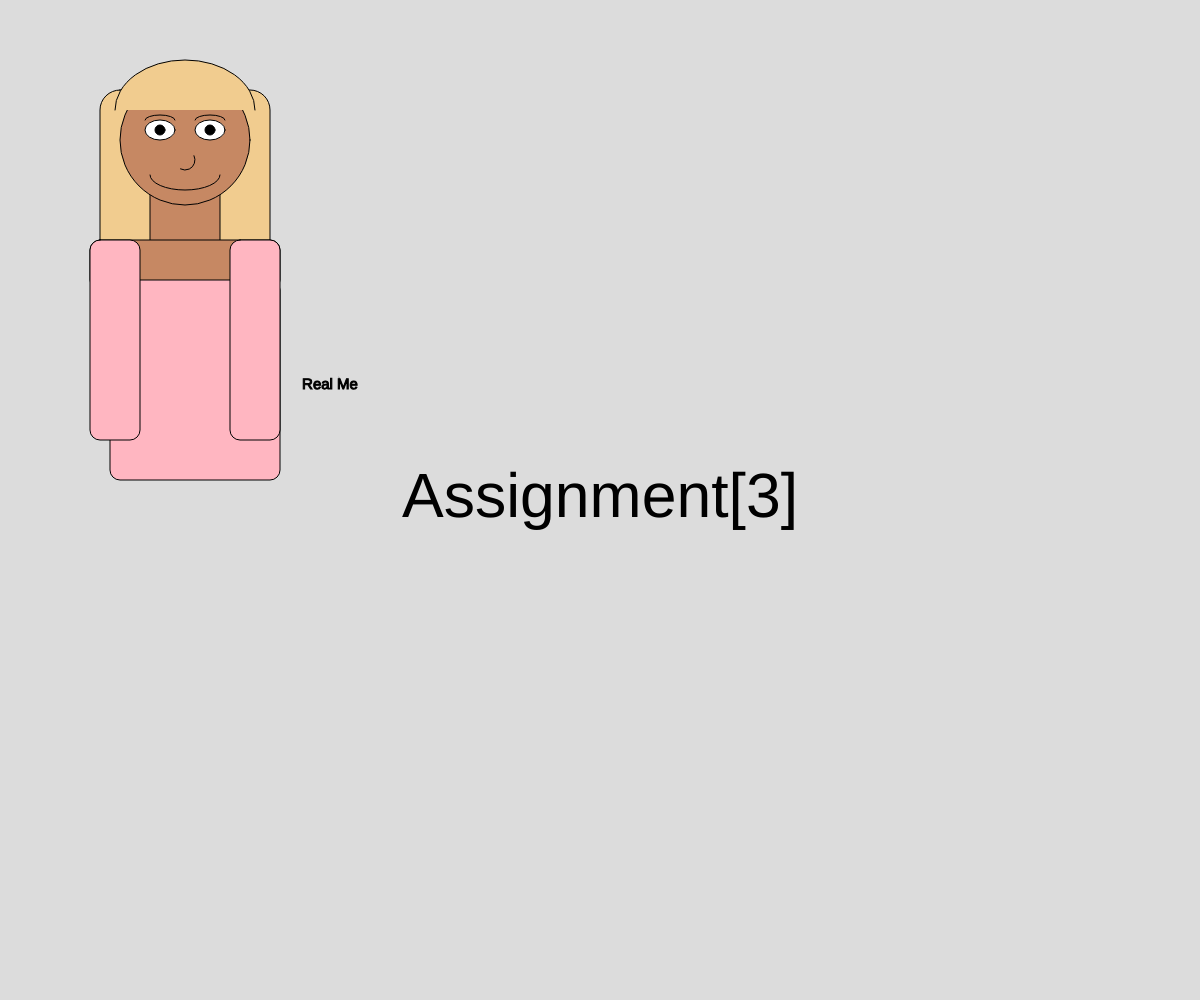
Frame 1 (no input)
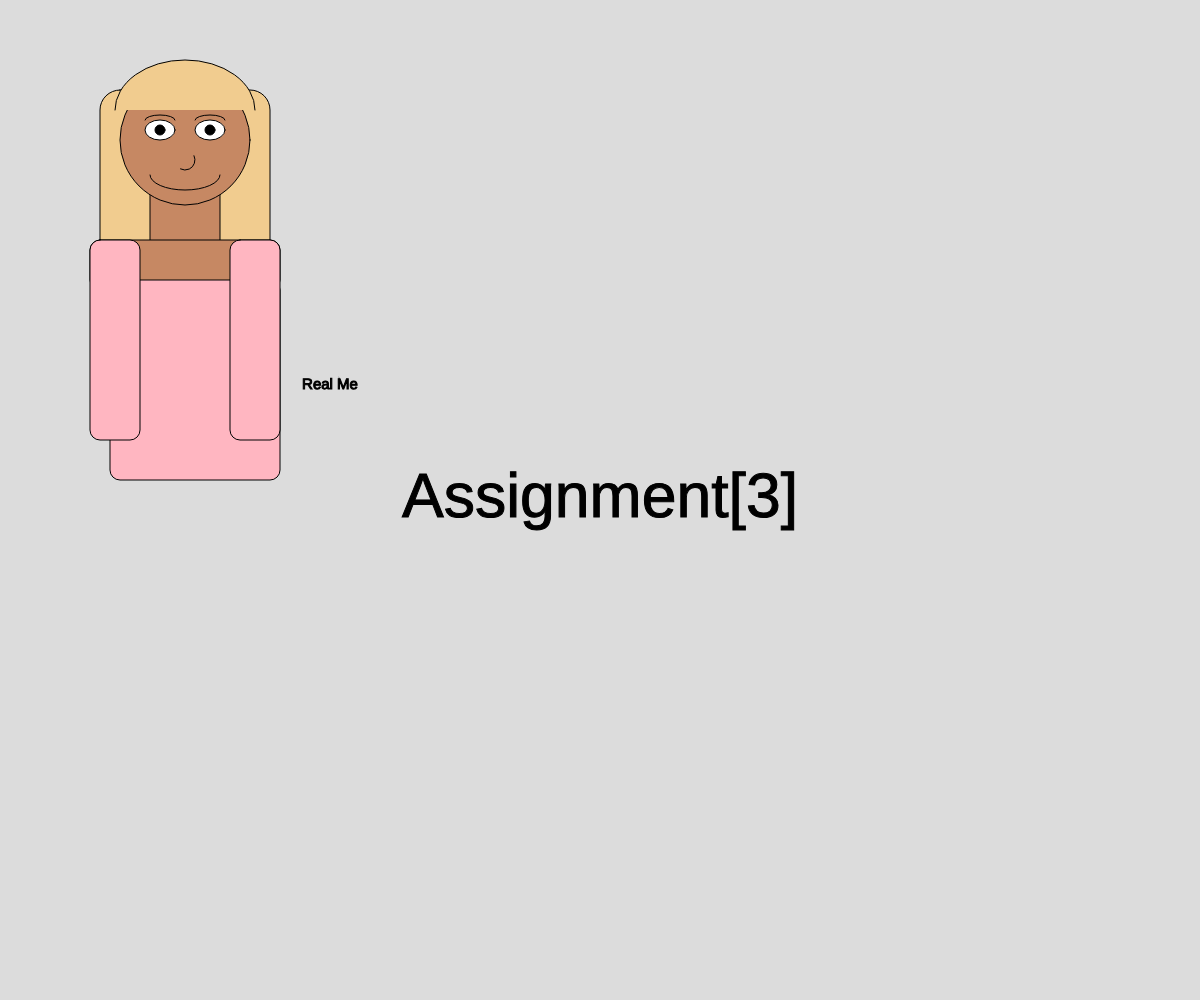
Frame 60 (no input)
Frame 120 (the mouse pressed at the canvas centre since frame 60): identical to frame 60, image omitted

The p5.js sketch that drew these frames (run headless with seeded random() and noise() and a simulated clock; from frame 60 on, the mouse is pressed at the canvas centre):

// p5.js sketch
// ── sketch.js
function setup() {
  // Create a canvas as big as the container window
  createCanvas(windowWidth, windowHeight);
  textAlign(CENTER, CENTER);
}

function draw() {
  background(220);
  textSize(height / 16);
  text("Assignment[3]", width / 2, height / 2);

   // hair
   fill(241,204,143);
   rect(100, 90, 170, 220, 20);
 
   //neck
   fill(198, 136, 99);
   rect(150, 170, 70, 90, 10);
 
   // face
   fill(198, 136, 99);
   circle(185, 140, 130);
 
   // left eye
   fill(255, 255, 255);
   ellipse(160, 130, 30, 20);
 
   fill(0, 0, 0);
   circle(160, 130, 10);
   
   //left eyebrow
   noFill();
   stroke(0);
   arc(160, 120, 30, 10, PI, 0);
 
   // right eye
   fill(255, 255, 255);
   ellipse(210, 130, 30, 20);
 
   fill(0, 0, 0);
   circle(210, 130, 10);
   
   // right eyebrow
   noFill();
   stroke(0);
   arc(210, 120, 30, 10, PI, 0);
 
   // nose
   noFill();
   stroke(0);
   arc(185, 160, 20, 20, 320, 90);
   
   //smile
   noFill();
   arc(185, 175, 70, 30, 0, PI);
   
   // collarbones/shoulder areea
   fill(198, 136, 99);
   rect(90, 240, 190, 50, 10);
 
   // shirt
   fill(255, 182, 193);
   rect(110, 280, 170, 200, 10);
 
   // sleeves
   fill(255, 182, 193);
   rect(90, 240, 50, 200, 10);
 
   fill(255, 182, 193);
   rect(230, 240, 50, 200, 10);
   
   fill(241, 204, 143);
   arc(185, 110, 140, 100, PI, TWO_PI);
   
   fill(0);
   textSize(15);
   text("Real Me", 330, 385);
   
   
}

// This function is called any time the window is resized
function windowResized() {
  // Change the canvas size to fit the window
  resizeCanvas(windowWidth, windowHeight);
}
